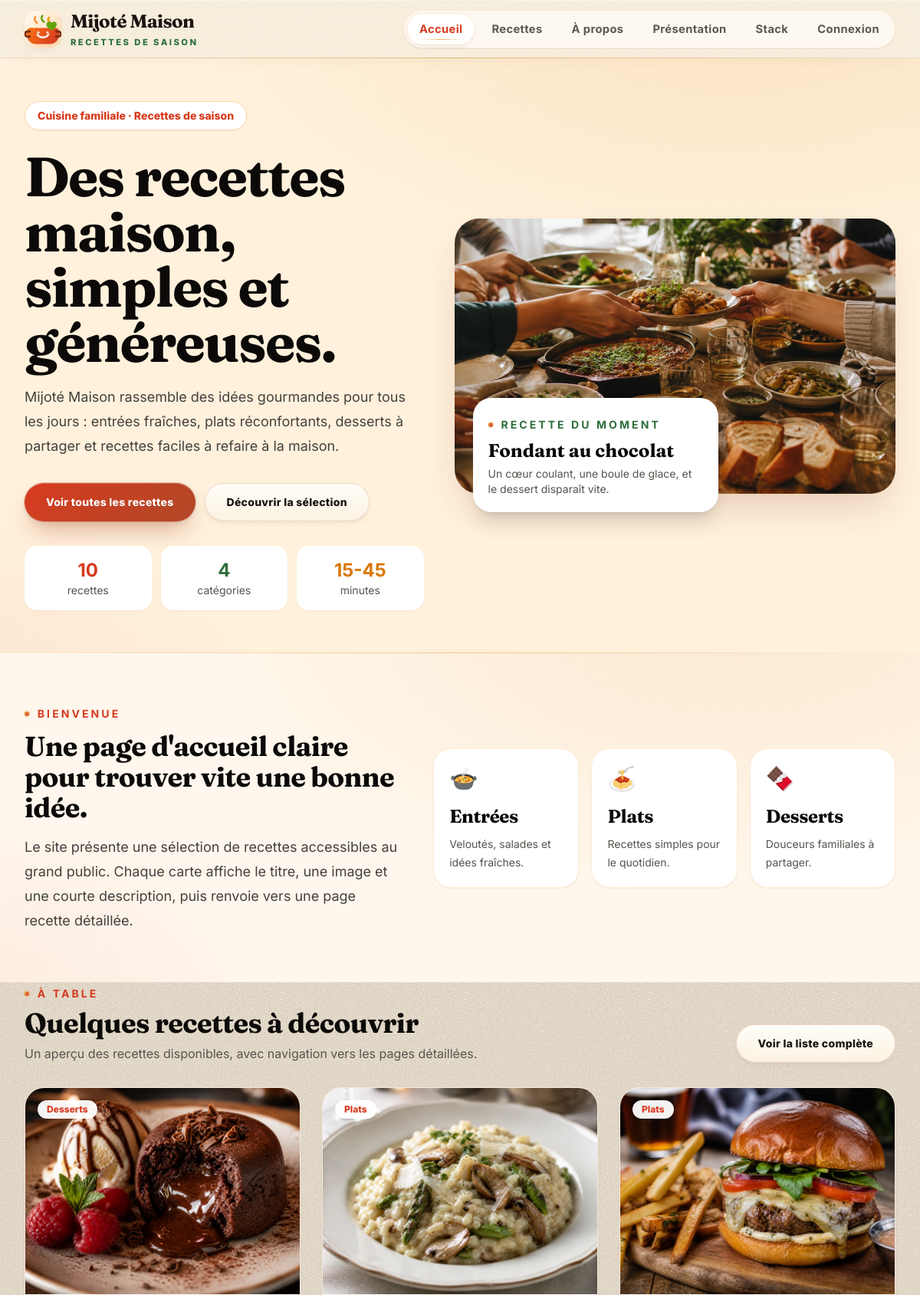
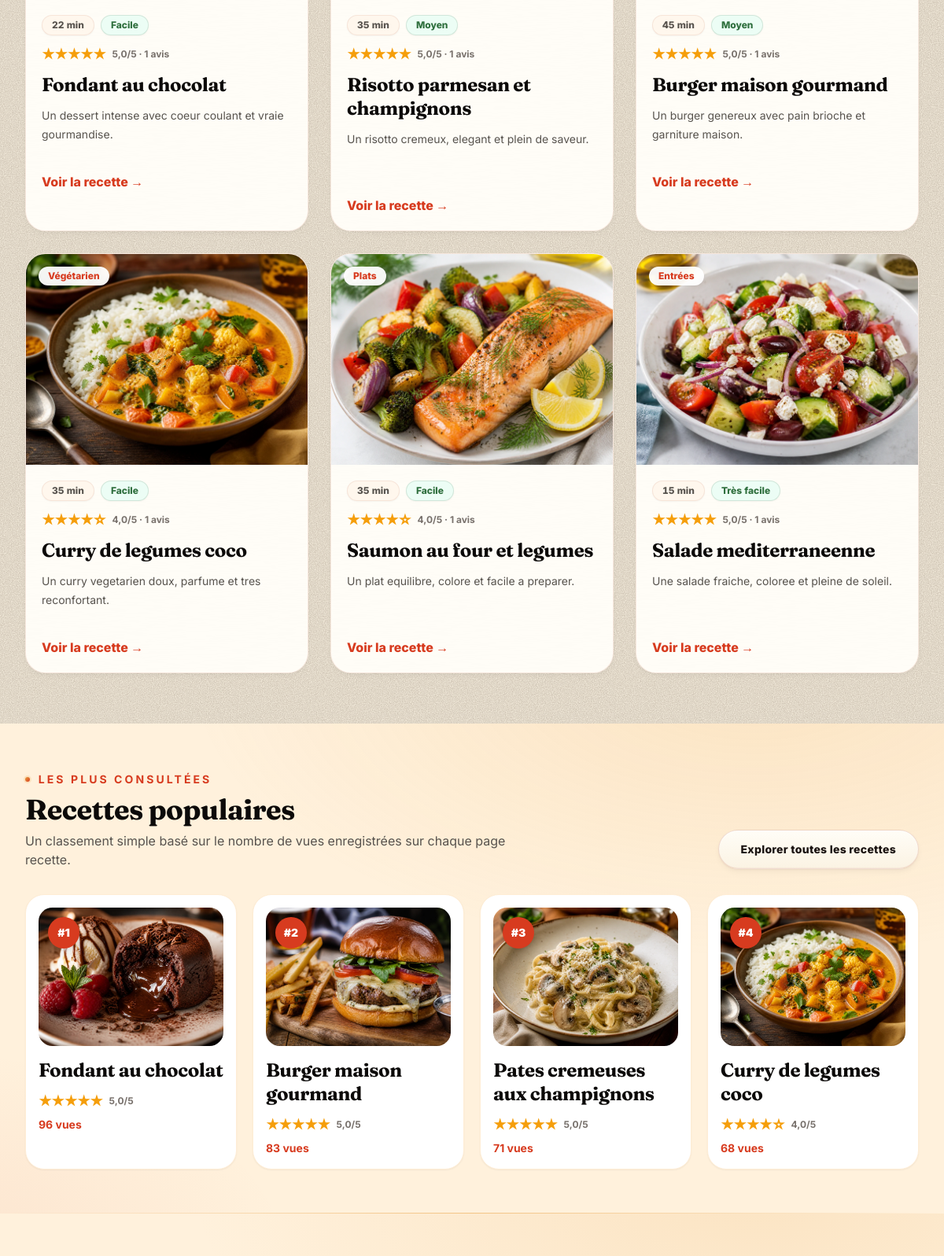
The page / (upper part) on the database its author committed (2 pictures, top to bottom).
### tables this page shows
CREATE TABLE IF NOT EXISTS recipes (
  id INT AUTO_INCREMENT PRIMARY KEY,
  title VARCHAR(150) NOT NULL,
  slug VARCHAR(180) NOT NULL UNIQUE,
  short_description VARCHAR(300) NOT NULL,
  description TEXT NOT NULL,
  ingredients TEXT NOT NULL,
  preparation_steps TEXT NOT NULL,
  image_path VARCHAR(255) NULL,
  category VARCHAR(40) NOT NULL DEFAULT 'plats',
  status ENUM('draft', 'published', 'archived') NOT NULL DEFAULT 'draft',
  published_at DATETIME NULL,
  view_count INT UNSIGNED NOT NULL DEFAULT 0,
  created_at DATETIME NOT NULL DEFAULT CURRENT_TIMESTAMP,
  updated_at DATETIME NOT NULL DEFAULT CURRENT_TIMESTAMP ON UPDATE CURRENT_TIMESTAMP,
  INDEX idx_recipes_slug (slug),
  INDEX idx_recipes_public (status, category, published_at)
);

### app/repositories/RecipeRepository.php (called while the page is built, shortened)
<?php
final class RecipeRepository
{
    public function latest(int $limit = 5): array
    {
        $stmt = $this->pdo->prepare("SELECT * FROM recipes WHERE status = 'published' ORDER BY published_at DESC, created_at DESC, id DESC LIMIT :limit");
        $stmt->bindValue(':limit', $limit, PDO::PARAM_INT);
        $stmt->execute();
        return $stmt->fetchAll();
    }
    public function popular(int $limit = 4): array
    {
        $stmt = $this->pdo->prepare(
            "SELECT * FROM recipes
             WHERE status = 'published'
             ORDER BY view_count DESC, published_at DESC, id DESC
             LIMIT :limit"
        );
        $stmt->bindValue(':limit', $limit, PDO::PARAM_INT);
        $stmt->execute();
        return $stmt->fetchAll();
    }
    public function count(): int
    {
        $stmt = $this->pdo->prepare("SELECT COUNT(*) FROM recipes WHERE status = 'published'");
        $stmt->execute();
        return (int) $stmt->fetchColumn();
    }
}

### app/repositories/RecipeInteractionRepository.php (called while the page is built, shortened)
<?php
final class RecipeInteractionRepository
{
    public function ratingSummariesForRecipeIds(array $recipeIds): array
    {
        $ids = array_values(array_unique(array_map('intval', $recipeIds)));
        $placeholders = implode(',', array_fill(0, count($ids), '?'));
        $stmt = $this->pdo->prepare(
            "SELECT recipe_id, ROUND(AVG(rating), 1) AS average_rating, COUNT(*) AS rating_count
             FROM recipe_ratings
             WHERE recipe_id IN ($placeholders)
             GROUP BY recipe_id"
        );
        $stmt->execute($ids);
        $summaries = [];
        foreach ($stmt->fetchAll() as $row) {
            $summaries[(int) $row['recipe_id']] = [
                'average' => (float) $row['average_rating'],
                'count' => (int) $row['rating_count'],
            ];
        }
        return $summaries;
    }
}

### public/index.php (the view, shortened to what this page needs)
<?php
require_once BASE_PATH . '/app/repositories/RecipeRepository.php';
require_once BASE_PATH . '/app/repositories/RecipeInteractionRepository.php';
$recipes = [];
$popularRecipes = [];
$ratingSummaries = [];
$totalRecipes = 0;
$dbError = null;
try {
    $pdo = db();
    $repo = new RecipeRepository($pdo);
    $recipes = $repo->latest(6);
    $popularRecipes = $repo->popular(4);
    $totalRecipes = $repo->count();
    $ratingSummaries = (new RecipeInteractionRepository($pdo))->ratingSummariesForRecipeIds(array_merge(array_column($recipes, 'id'), array_column($popularRecipes, 'id')));
} catch (Throwable $exception) {
    $dbError = 'Impossible de charger les recettes pour le moment.';
}
?>
<section class="relative overflow-hidden bg-[#fff1dc]">
    <div class="mx-auto grid max-w-7xl gap-10 px-4 py-10 sm:px-6 lg:grid-cols-[.95fr_1.05fr] lg:items-center lg:px-8 lg:py-14">
        <div class="relative z-10">
            <span class="inline-flex rounded-full border border-orange-200 bg-white px-4 py-2 text-sm font-extrabold text-tomato shadow-sm">Cuisine familiale · Recettes de saison</span>
            <h1 class="mt-6 max-w-3xl font-serif text-5xl font-bold leading-tight text-stone-950 sm:text-7xl">Des recettes maison, simples et généreuses.</h1>
            <p class="mt-5 max-w-2xl text-lg leading-8 text-stone-700">Mijoté Maison rassemble des idées gourmandes pour tous les jours : entrées fraîches, plats réconfortants, desserts à partager et recettes faciles à refaire à la maison.</p>
            <div class="mt-8 flex flex-wrap gap-3">
                <a class="btn-primary" href="/recettes">Voir toutes les recettes</a>
                <a class="btn-secondary" href="#apercu-recettes">Découvrir la sélection</a>
            </div>
            <div class="mt-8 grid max-w-xl grid-cols-3 gap-3 text-center text-sm">
                <div class="rounded-2xl bg-white p-4 shadow-sm"><strong class="block text-2xl text-tomato"><?= e($totalRecipes > 0 ? (string) $totalRecipes : '10') ?></strong><span class="text-stone-600">recettes</span></div>
                <div class="rounded-2xl bg-white p-4 shadow-sm"><strong class="block text-2xl text-herb"><?= e((string) count(recipe_categories())) ?></strong><span class="text-stone-600">catégories</span></div>
                <div class="rounded-2xl bg-white p-4 shadow-sm"><strong class="block text-2xl text-amber-600">15-45</strong><span class="text-stone-600">minutes</span></div>
            </div>
        </div>
        <div class="relative">
            <img class="aspect-[16/10] w-full rounded-[2rem] object-cover shadow-2xl shadow-orange-900/20" src="/assets/img/recipes/hero-cuisine-familiale.webp" alt="Table conviviale avec plusieurs plats maison">
            <div class="absolute -bottom-6 left-6 max-w-xs rounded-3xl bg-white p-5 shadow-xl">
                <p class="text-sm font-extrabold uppercase tracking-[0.16em] text-herb">Recette du moment</p>
                <p class="mt-2 font-serif text-2xl font-bold text-stone-950">Fondant au chocolat</p>
                <p class="mt-1 text-sm text-stone-600">Un cœur coulant, une boule de glace, et le dessert disparaît vite.</p>
            </div>
        </div>
    </div>
</section>
<section class="bg-cream py-16">
    <div class="mx-auto grid max-w-7xl gap-10 px-4 sm:px-6 lg:grid-cols-[.9fr_1.1fr] lg:items-center lg:px-8">
        <div>
            <p class="text-sm font-extrabold uppercase tracking-[0.18em] text-tomato">Bienvenue</p>
            <h2 class="mt-3 font-serif text-4xl font-bold text-stone-950">Une page d'accueil claire pour trouver vite une bonne idée.</h2>
            <p class="mt-4 text-lg leading-8 text-stone-700">Le site présente une sélection de recettes accessibles au grand public. Chaque carte affiche le titre, une image et une courte description, puis renvoie vers une page recette détaillée.</p>
        </div>
        <div class="grid gap-4 sm:grid-cols-3">
            <div class="rounded-[1.5rem] border border-orange-100 bg-white p-5 shadow-sm">
                <p class="text-3xl">🍲</p>
                <h3 class="mt-4 font-serif text-2xl font-bold text-stone-950">Entrées</h3>
                <p class="mt-2 text-sm leading-6 text-stone-600">Veloutés, salades et idées fraîches.</p>
            </div>
            <div class="rounded-[1.5rem] border border-orange-100 bg-white p-5 shadow-sm">
                <p class="text-3xl">🍝</p>
                <h3 class="mt-4 font-serif text-2xl font-bold text-stone-950">Plats</h3>
                <p class="mt-2 text-sm leading-6 text-stone-600">Recettes simples pour le quotidien.</p>
            </div>
            <div class="rounded-[1.5rem] border border-orange-100 bg-white p-5 shadow-sm">
                <p class="text-3xl">🍫</p>
                <h3 class="mt-4 font-serif text-2xl font-bold text-stone-950">Desserts</h3>
                <p class="mt-2 text-sm leading-6 text-stone-600">Douceurs familiales à partager.</p>
            </div>
        </div>
    </div>
</section>
<section id="apercu-recettes" class="mx-auto max-w-7xl px-4 pb-16 sm:px-6 lg:px-8">
    <div class="mb-8 flex flex-col gap-3 sm:flex-row sm:items-end sm:justify-between">
        <div>
            <p class="text-sm font-extrabold uppercase tracking-[0.18em] text-tomato">À table</p>
            <h2 class="mt-2 font-serif text-4xl font-bold text-stone-950">Quelques recettes à découvrir</h2>
            <p class="mt-2 max-w-2xl text-stone-600">Un aperçu des recettes disponibles, avec navigation vers les pages détaillées.</p>
        </div>
        <a class="btn-secondary" href="/recettes">Voir la liste complète</a>
    </div>
    <?php if ($dbError): ?>
        <div class="rounded-3xl border border-amber-200 bg-amber-50 p-5 text-amber-900"><?= e($dbError) ?></div>
    <?php elseif (!$recipes): ?>
        <div class="rounded-3xl border border-orange-100 bg-white p-5 text-stone-600">Aucune recette publiée pour le moment.</div>
    <?php else: ?>
        <div class="grid gap-7 sm:grid-cols-2 lg:grid-cols-3">
            <?php foreach ($recipes as $recipe): ?>
                <?php $meta = recipe_public_meta($recipe['slug'] ?? null); ?>
                <?php $rating = $ratingSummaries[(int) $recipe['id']] ?? ['average' => 0, 'count' => 0]; ?>
                <article class="group overflow-hidden rounded-[1.6rem] border border-orange-100 bg-white shadow-sm transition hover:-translate-y-1 hover:shadow-xl hover:shadow-orange-900/10">
                    <a href="<?= e(recipe_url((string) $recipe['slug'])) ?>" class="block">
                        <div class="relative">
                            <img class="aspect-[4/3] w-full object-cover transition duration-500 group-hover:scale-105" src="<?= e(recipe_image_url($recipe['image_path'])) ?>" alt="">
                            <span class="absolute left-4 top-4 rounded-full bg-white/95 px-3 py-1 text-xs font-extrabold text-tomato shadow-sm"><?= e(recipe_category_label($recipe['category'] ?? null)) ?></span>
                        </div>
                        <div class="p-5">
                            <div class="mb-3 flex flex-wrap gap-2 text-xs font-extrabold text-stone-600">
                                <span class="rounded-full bg-orange-50 px-3 py-1"><?= e($meta['time']) ?></span>
                                <span class="rounded-full bg-emerald-50 px-3 py-1 text-herb"><?= e($meta['level']) ?></span>
                            </div>
                            <div class="mb-3 flex items-center gap-2 text-xs font-bold text-stone-500">
                                <?= render_stars((float) $rating['average'], 'text-base') ?>
                                <span><?= e($rating['count'] > 0 ? number_format((float) $rating['average'], 1, ',', ' ') . '/5 · ' . $rating['count'] . ' avis' : 'Pas encore notée') ?></span>
                            </div>
                            <h3 class="font-serif text-2xl font-bold leading-tight text-stone-950"><?= e($recipe['title']) ?></h3>
                            <p class="mt-3 min-h-16 text-sm leading-6 text-stone-600"><?= e($recipe['short_description']) ?></p>
                            <span class="mt-5 inline-flex font-extrabold text-tomato">Voir la recette →</span>
                        </div>
                    </a>
                </article>
            <?php endforeach; ?>
        </div>
    <?php endif; ?>
</section>
<?php if (!$dbError && $popularRecipes): ?>
<section class="bg-[#fff1dc] py-14">
    <div class="mx-auto max-w-7xl px-4 sm:px-6 lg:px-8">
        <div class="mb-8 flex flex-col gap-3 sm:flex-row sm:items-end sm:justify-between">
            <div>
                <p class="text-sm font-extrabold uppercase tracking-[0.18em] text-tomato">Les plus consultées</p>
                <h2 class="mt-2 font-serif text-4xl font-bold text-stone-950">Recettes populaires</h2>
                <p class="mt-2 max-w-2xl text-stone-600">Un classement simple basé sur le nombre de vues enregistrées sur chaque page recette.</p>
            </div>
            <a class="btn-secondary" href="/recettes">Explorer toutes les recettes</a>
        </div>
        <div class="grid gap-5 md:grid-cols-2 lg:grid-cols-4">
            <?php foreach ($popularRecipes as $rank => $recipe): ?>
                <?php $rating = $ratingSummaries[(int) $recipe['id']] ?? ['average' => 0, 'count' => 0]; ?>
                <a class="group rounded-[1.5rem] border border-orange-100 bg-white p-4 shadow-sm transition hover:-translate-y-1 hover:shadow-xl hover:shadow-orange-900/10" href="<?= e(recipe_url((string) $recipe['slug'])) ?>">
                    <div class="relative overflow-hidden rounded-[1.1rem]">
                        <img class="aspect-[4/3] w-full object-cover transition duration-500 group-hover:scale-105" src="<?= e(recipe_image_url($recipe['image_path'])) ?>" alt="">
                        <span class="absolute left-3 top-3 grid h-10 w-10 place-items-center rounded-full bg-tomato text-sm font-black text-white shadow-lg">#<?= e((string) ($rank + 1)) ?></span>
                    </div>
                    <h3 class="mt-4 font-serif text-2xl font-bold leading-tight text-stone-950"><?= e($recipe['title']) ?></h3>
                    <div class="mt-3 flex items-center gap-2 text-xs font-bold text-stone-500">
                        <?= render_stars((float) $rating['average'], 'text-base') ?>
                        <span><?= e(number_format((float) $rating['average'], 1, ',', ' ')) ?>/5</span>
                    </div>
                    <p class="mt-2 text-sm font-bold text-tomato"><?= e((string) ($recipe['view_count'] ?? 0)) ?> vues</p>
                </a>
            <?php endforeach; ?>
        </div>
    </div>
</section>
<?php endif; ?>
<section class="bg-[#fff1dc] py-14">
</section>

### rows shown on the page
recipes: image_path (picture), category "Desserts", slug "22 min", slug "Facile", id "★★★★★", id "5,0/5 · 1 avis", title "Fondant au chocolat", short_description "Un dessert intense avec coeur coulant et vraie gourmandise.", id "5,0", view_count "96"
recipes: image_path (picture), category "Plats", slug "35 min", slug "Moyen", id "★★★★★", id "5,0/5 · 1 avis", title "Risotto parmesan et champignons", short_description "Un risotto cremeux, elegant et plein de saveur."
recipes: image_path (picture), category "Plats", slug "45 min", slug "Moyen", id "★★★★★", id "5,0/5 · 1 avis", title "Burger maison gourmand", short_description "Un burger genereux avec pain brioche et garniture maison.", id "5,0", view_count "83"
recipes: image_path (picture), category "Végétarien", slug "35 min", slug "Facile", id "★★★★☆", id "4,0/5 · 1 avis", title "Curry de legumes coco", short_description "Un curry vegetarien doux, parfume et tres reconfortant.", id "4,0", view_count "68"
recipes: image_path (picture), category "Plats", slug "35 min", slug "Facile", id "★★★★☆", id "4,0/5 · 1 avis", title "Saumon au four et legumes", short_description "Un plat equilibre, colore et facile a preparer."
recipes: image_path (picture), category "Entrées", slug "15 min", slug "Très facile", id "★★★★★", id "5,0/5 · 1 avis", title "Salade mediterraneenne", short_description "Une salade fraiche, coloree et pleine de soleil."
recipes: image_path (picture), title "Pates cremeuses aux champignons", id "★★★★★", id "5,0", view_count "71"

### other values the page prints
$label "Accueil Recettes À propos Présentation Stack Connexion"
$totalRecipes > 0 ? (string) $totalRecipes : '10' "10"
count(recipe_categories()) "4"
